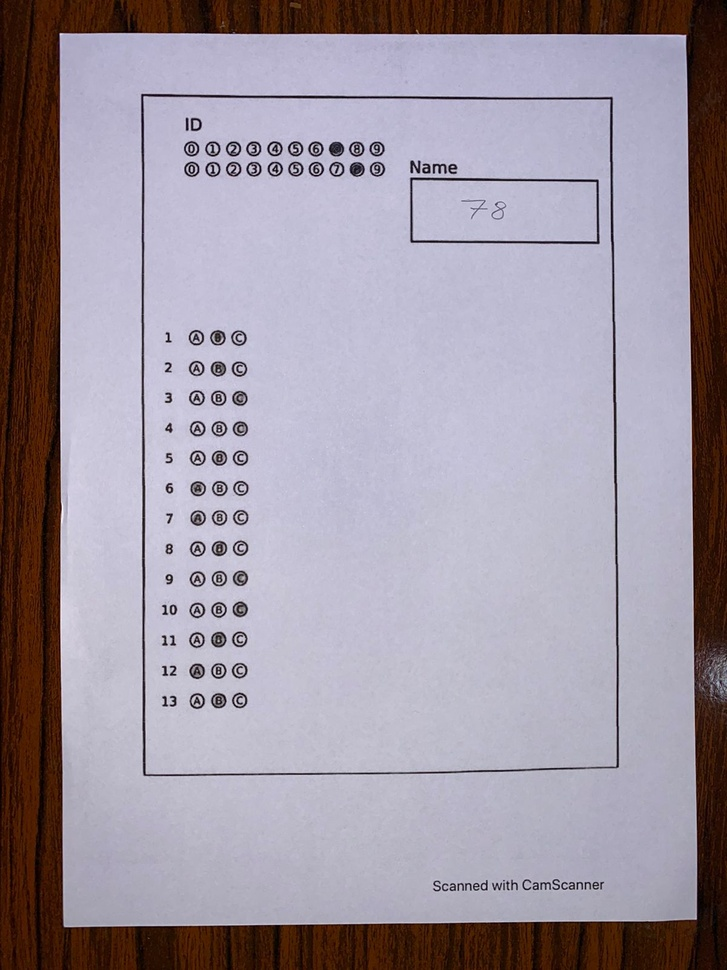
#> input picture module2/test.jpg, 727 x 970 px, shrunk from 1200 x 1600 before the run
$ python -i paperExtraction.py   (imports and definitions only)
#> lines starting #> are read from the running program, lines starting #| are printed output that depends on the picture; after the words box and inside, x2 and y2 are one past the last pixel; in counts of white or black regions, pixels touching at a corner belong together
#> further down, picture is the input picture: shape (970, 727, 3); mean B, G, R 160.9, 149, 157.8
import cv2
import numpy as np

def arrangeCorners(corners):
	rect = np.zeros((4, 2), dtype = "float32")

	sum = corners.sum(axis = 1)
	diff = np.diff(corners, axis = 1)

	rect[0] = corners[np.argmin(sum)]
	rect[1] = corners[np.argmin(diff)]
	rect[2] = corners[np.argmax(sum)]
	rect[3] = corners[np.argmax(diff)]

	return rect


def imageTransform(img, pts):
	rect = arrangeCorners(pts)
	(tl, tr, br, bl) = rect

	width1 = np.sqrt(((br[0] - bl[0]) ** 2) + ((br[1] - bl[1]) ** 2))
	width2 = np.sqrt(((tr[0] - tl[0]) ** 2) + ((tr[1] - tl[1]) ** 2))
	height1 = np.sqrt(((tr[0] - br[0]) ** 2) + ((tr[1] - br[1]) ** 2))
	height2 = np.sqrt(((tl[0] - bl[0]) ** 2) + ((tl[1] - bl[1]) ** 2))

	maxWidth = max(int(width1), int(width2))
	maxHeight = max(int(height1), int(height2))

	dst = np.array([
		[0, 0],
		[maxWidth - 1, 0],
		[maxWidth - 1, maxHeight - 1],
		[0, maxHeight - 1]], dtype = "float32")

	# compute the perspective transform matrix and then apply it
	persMatrix = cv2.getPerspectiveTransform(rect, dst)
	warpedImg = cv2.warpPerspective(img, persMatrix, (maxWidth, maxHeight))

	return warpedImg


def extractPaper(image):
    grayImage = cv2.cvtColor(image, cv2.COLOR_BGR2GRAY)
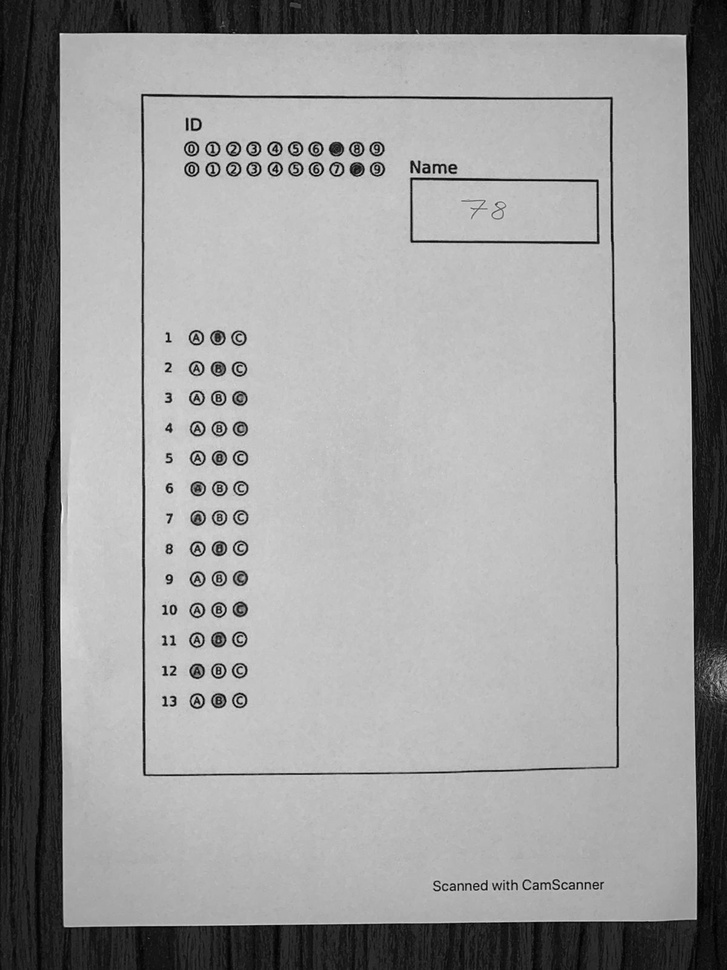
#> grayImage: shape (970, 727); min 0, max 253, mean 152.9
    thresholdedBinaryImage = cv2.adaptiveThreshold(grayImage, 255, cv2.ADAPTIVE_THRESH_MEAN_C, cv2.THRESH_BINARY, 11, 2)
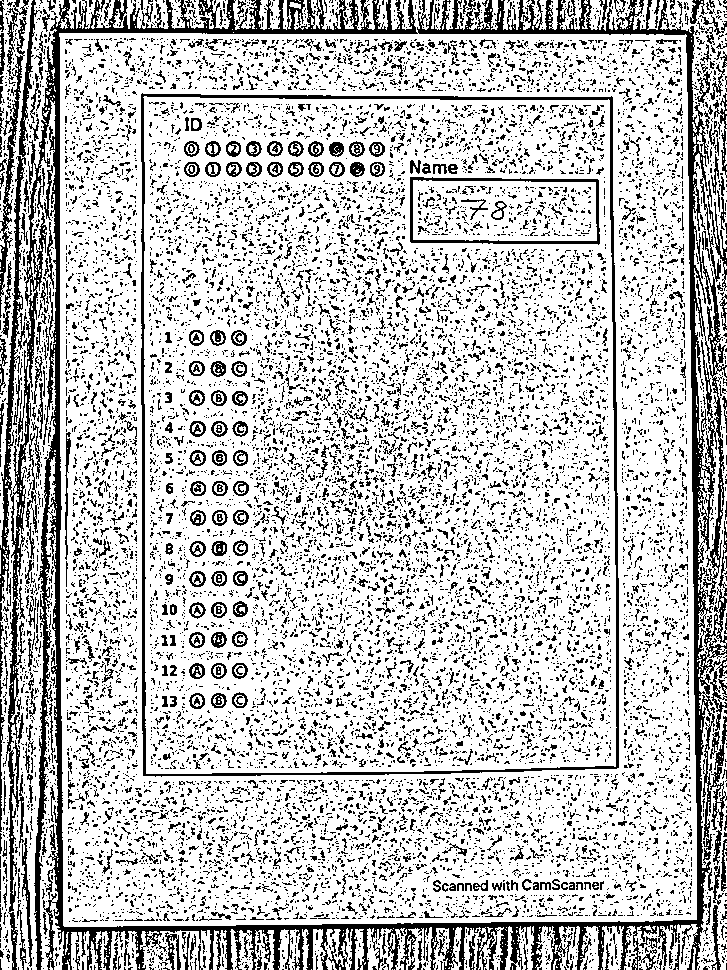
#> thresholdedBinaryImage: shape (970, 727); 76.3% white; black in thin lines or dots
    contours, _= cv2.findContours(thresholdedBinaryImage, cv2.RETR_TREE, cv2.CHAIN_APPROX_NONE)
#> contours = 18061 contours, 15965 with area under 20; largest, box (x1, y1, x2, y2) and area: (59, 0, 697, 927) 560808, (140, 92, 620, 778) 322948, (143, 96, 617, 774) 314004, (0, 0, 64, 970) 34179, (660, 0, 727, 970) 21420

    if len(contours) > 0:
        contours = sorted(contours, key=cv2.contourArea, reverse=True)
        targetArea = image.shape[0] * image.shape[1]
#> targetArea = 705190
        for contour in contours:
            epsilonValue= 0.01*cv2.arcLength(contour, True)
            paperContour = cv2.approxPolyDP(contour, epsilonValue, True)

            if len(paperContour) == 4 and cv2.contourArea(contour) > 0.2 * targetArea:
                paper = imageTransform(image, paperContour.reshape(4, 2))
#> this loop made 18061 passes
#> epsilonValue on passes 1, 10, 11: 33.05, 8.22, 6.71
#> pass 2, in imageTransform, `warpedImg = cv2.warpPerspective(img, persMatrix, (maxWidth, maxHeight))`:
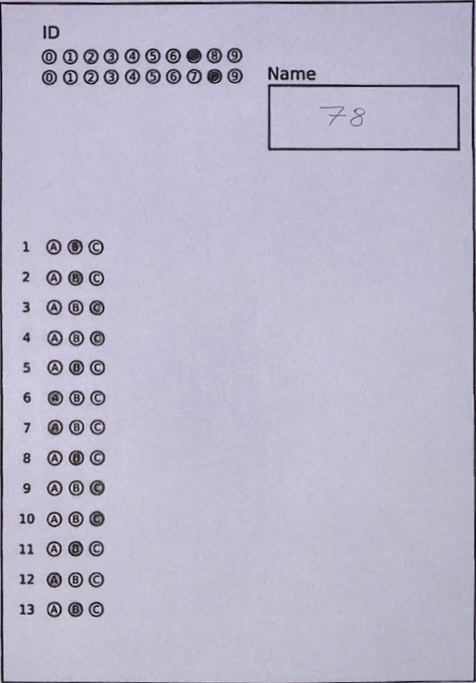
#> warpedImg: shape (683, 476, 3); mean B, G, R 202.2, 183.1, 185.7
#> pass 3, in imageTransform (call 2), `warpedImg = cv2.warpPerspective(img, persMatrix, (maxWidth, maxHeight))`:
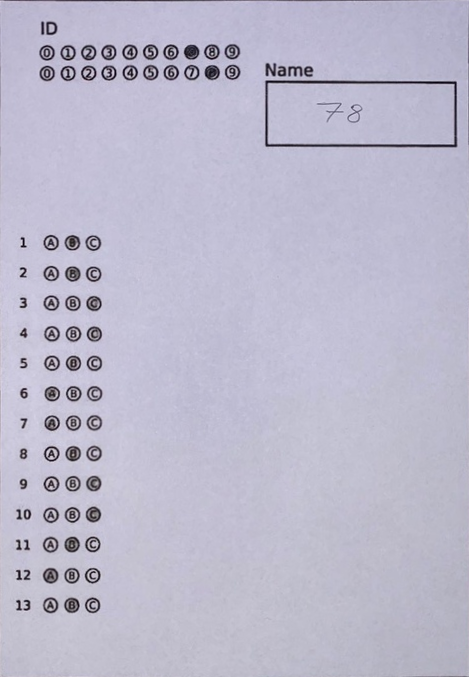
#> warpedImg: shape (677, 469, 3); mean B, G, R 204.3, 185.1, 187.6
    return paper

>>> import cv2
>>> picture = cv2.imread('test.jpg')
>>> result = extractPaper(picture)
